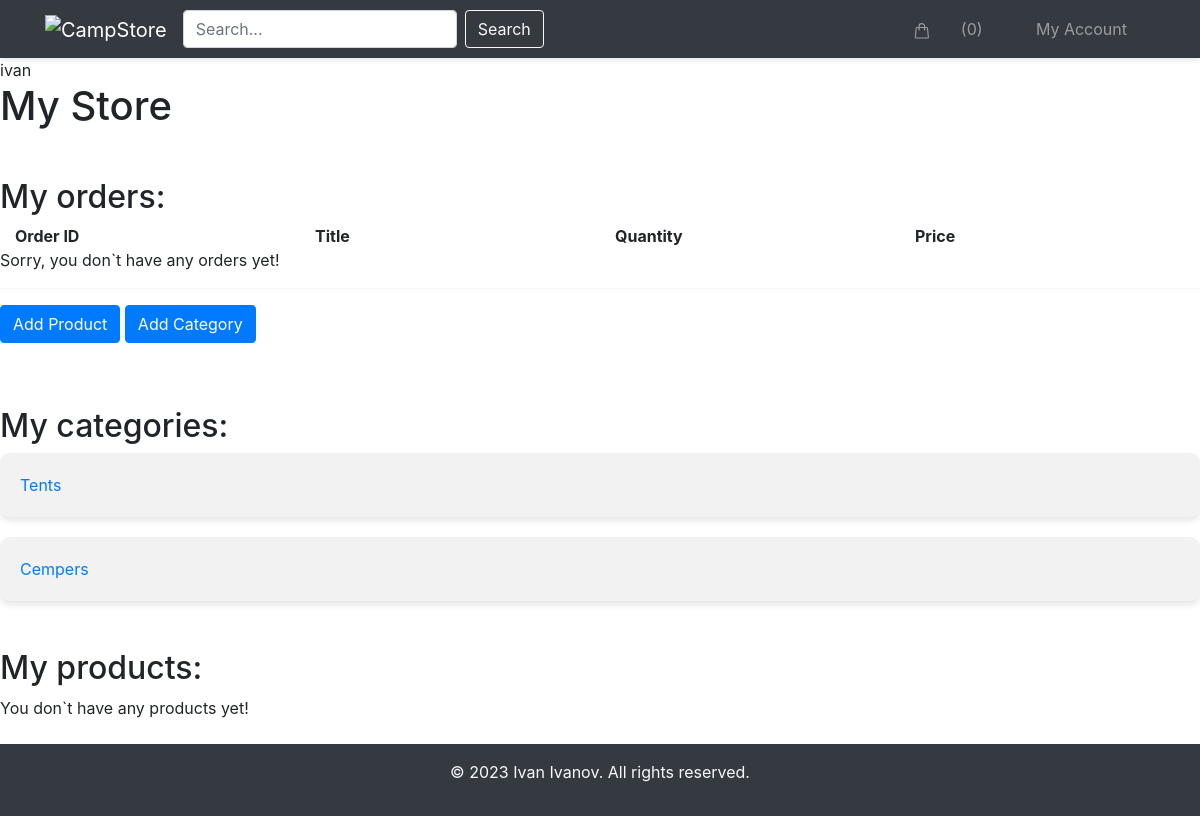
The app's page /my-store/ (signed in), older data.
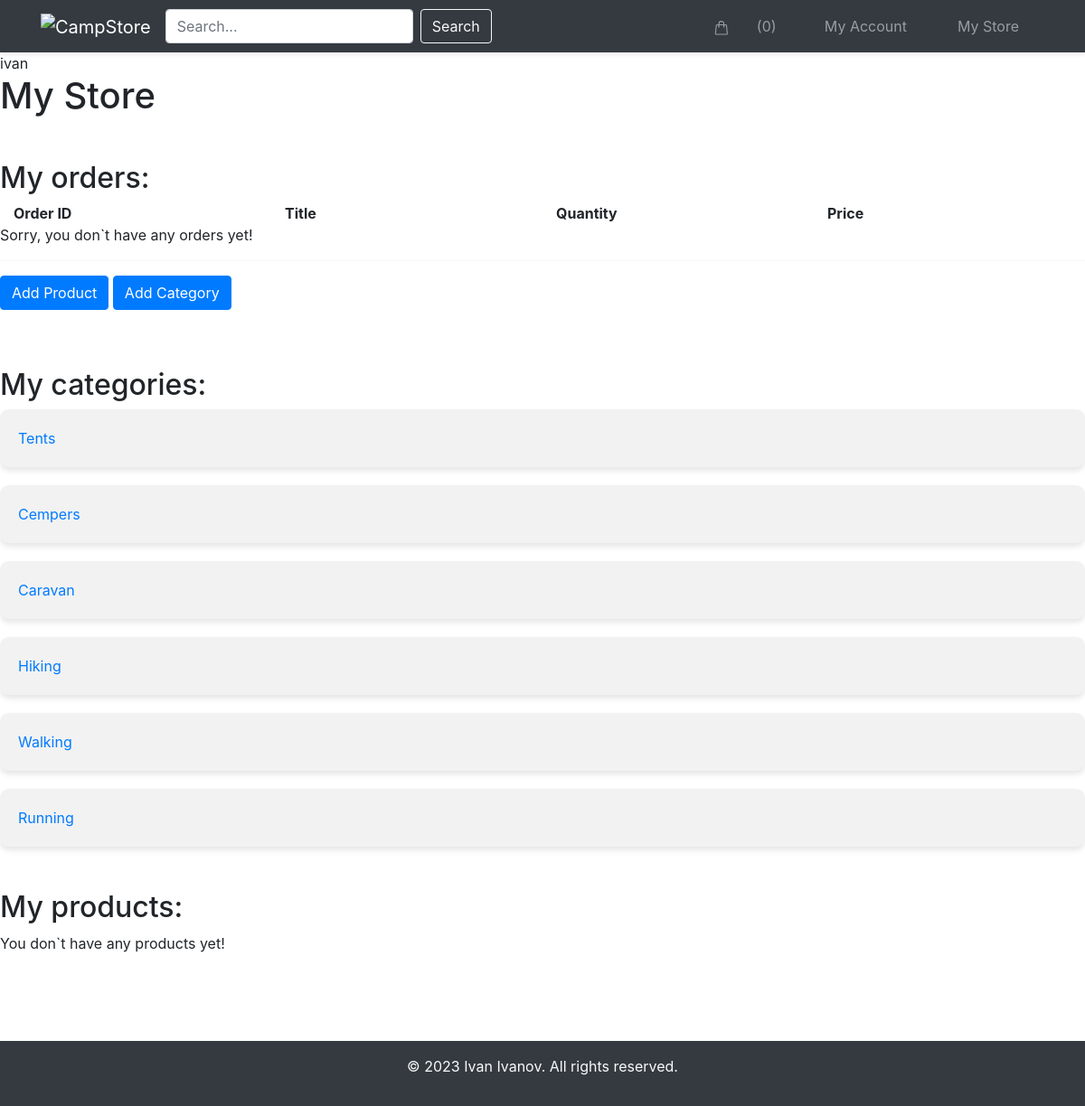
The same page, newer data.
### campstore/store/models.py (models this page shows, shortened)
class Category(models.Model):
    title = models.CharField(max_length=40, unique=True)
    slug = models.SlugField(
        max_length=40,
        unique=True,
        blank=True
    )
    class Meta:
        verbose_name_plural = 'Categories'

### campstore/user_profile/views.py (the view)
# urls.py: path('', views.my_store, name='my-store'),
@login_required
def my_store(request):
    products = request.user.products.exclude(status=Product.DELETED)
    order_items = OrderItem.objects.filter(product__user=request.user)
    categories = Category.objects.all()
    context = {
        'products': products,
        'order_items': order_items,
        'categories': categories
    }
    return render(request, 'user_profile/my_store.html', context)

### campstore/store/cart.py (called while the page is built)
    def __len__(self):
        return sum(item['quantity'] for item in self.cart.values())

### campstore/store/context_processors.py (called while the page is built)
def cart(request):
    return {'cart': Cart(request)}

### templates/user_profile/my_store.html (shortened to what this page needs)
{% extends 'base/base.html' %}
{% block content %}
    <h1>My Store</h1>
        <h2 class="mt-5">My orders:</h2>
        <div class="container-fluid">
            <div class="row">
                <div class="col-md-3">
                    <strong>Order ID</strong>
                </div>
                <div class="col-md-3">
                    <strong>Title</strong>
                </div>
                <div class="col-md-3">
                    <strong>Quantity</strong>
                </div>
                <div class="col-md-3">
                    <strong>Price</strong>
                </div>
            </div>
        </div>
        {% if order_items %}
        {% for order_item in order_items %}
           <div class="container-fluid">
            <div class="row">
                <div class="col-md-3">
                    <a href="{% url 'my-store-order-details' order_item.order.id %}">{{ order_item.order.id }}</a>
                </div>
                <div class="col-md-3">
                    {{ order_item.product.title }}
                </div>
                <div class="col-md-3">
                    {{ order_item.quantity }}
                </div>
                <div class="col-md-3">
                    ${{ order_item.get_order_price }}
                </div>
            </div>
        </div>
        {% endfor %}
        {% else %}
            <p>Sorry, you don`t have any orders yet!</p>
        {% endif %}
    <hr>
    <a class="btn btn-primary mb-3" href="{% url 'add-product' %}">Add Product</a>
    {% if request.user.is_superuser %}
    <a class="btn btn-primary mb-3" href="{% url 'add-category' %}">Add Category</a>
    {% endif %}
    <h2 class="mt-5">My categories:</h2>
    {% if categories %}
        {% for category in categories %}
            <div class="product">
                <a href="{% url 'edit-category' category.slug %}">
                    {{ category.title }}
                </a>
            </div>
        {% endfor %}
    {% endif %}
    <h2 class="mt-5">My products:</h2>
    {% if products %}
        {% for product in products %}
            <div class="product">
                <a href="{% url 'edit-product' product.id %}">
                    {% if product.image %}
                        <img src="{{ product.image.url }}" alt="Image of {{ product.title }}" />
                    {% endif %}
                    <h3>{{ product.title }}</h3>
                    <p>${{ product.get_display_price }}</p>
                    <hr>
                    <p><strong>Status: </strong>{{ product.get_status_display }}</p>
                </a>
            </div>
        {% endfor %}
    {% else %}
        <p>You don`t have any products yet!</p>
    {% endif %}
{% endblock %}

Row changes from the older to the newer data that the page shows:
added Category: title "Caravan"
added Category: title "Hiking"
added Category: title "Walking"
added Category: title "Running"
Text that changed along with them:
text now shown: "My Store"
